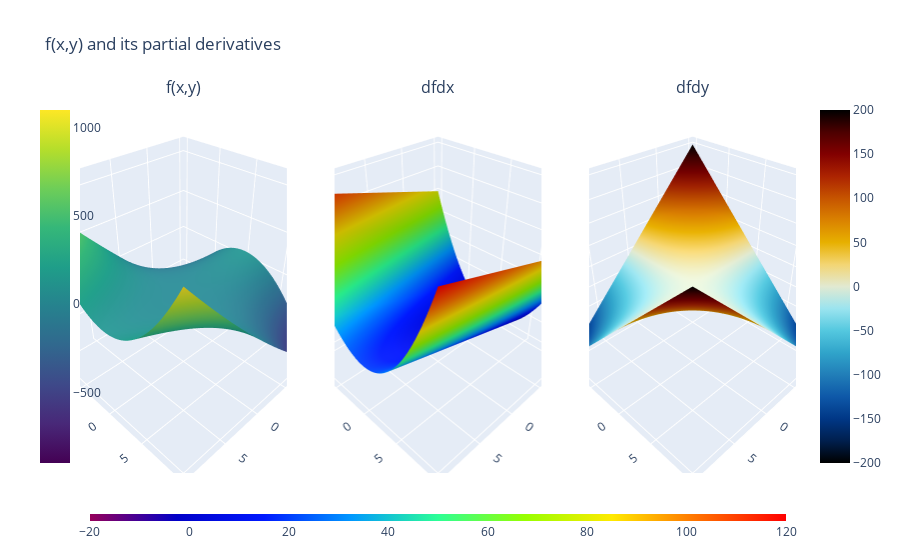

Notebook code for this chart:
### Code cell
x,y = sym.symbols("x,y")
 
f = x**2 + x*y**2
 
 
X, Y = np.meshgrid(np.linspace(-10, 10, 100), np.linspace(-10, 10, 100))
 
dfdx = sym.diff(f,x)
dfdy = sym.diff(f,y)
 
fxy = sym.lambdify([(x,y)],f)([X,Y])
dfdxx = sym.lambdify([(x,y)],dfdx)([X,Y])
dfdyy = sym.lambdify([(x,y)],dfdy)([X,Y])
 
 
fig = make_subplots(rows=1, cols=3,
                    specs=[[{'is_3d': True}, {'is_3d': True}, {'is_3d': True}]],
                    subplot_titles=['f(x,y)', 'dfdx',"dfdy"],
                    )
 
fig.add_trace(go.Surface(x=X, y=Y, z=fxy, colorbar_x=-0.07, colorscale="viridis"), 1, 1)
fig.add_trace(go.Surface(x=X, y=Y, z=dfdxx, showscale=True, colorbar_x=0.5, colorbar_y=-0.2, colorbar={"orientation":"h","thickness":7},
                        colorscale="rainbow"), 1, 2)
fig.add_trace(go.Surface(x=X, y=Y, z=dfdyy,colorscale="icefire"), 1, 3)
fig.update_layout(title_text="f(x,y) and its partial derivatives")
fig.show()

### Figure 1 — Plotly figure (JSON) as saved in the notebook; plotly's stock layout.template omitted (floating-point values rounded to 4 significant figures; data arrays with more than 128 entries replaced by an {"elided": "..."} marker saying what was removed)
{"data": [{"colorbar": {"x": -0.07}, "colorscale": [[0, "#440154"], [0.1111, "#482878"], [0.2222, "#3e4989"], [0.3333, "#31688e"], [0.4444, "#26828e"], [0.5556, "#1f9e89"], [0.6667, "#35b779"], [0.7778, "#6ece58"], [0.8889, "#b5de2b"], [1, "#fde725"]], "scene": "scene", "type": "surface", "x": {"elided": "100x100 float values"}, "y": {"elided": "100x100 float values"}, "z": {"elided": "100x100 float values"}}, {"colorbar": {"orientation": "h", "thickness": 7, "x": 0.5, "y": -0.2}, "colorscale": [[0, "rgb(150,0,90)"], [0.125, "rgb(0,0,200)"], [0.25, "rgb(0,25,255)"], [0.375, "rgb(0,152,255)"], [0.5, "rgb(44,255,150)"], [0.625, "rgb(151,255,0)"], [0.75, "rgb(255,234,0)"], [0.875, "rgb(255,111,0)"], [1, "rgb(255,0,0)"]], "scene": "scene2", "showscale": true, "type": "surface", "x": {"elided": "100x100 float values"}, "y": {"elided": "100x100 float values"}, "z": {"elided": "100x100 float values"}}, {"colorscale": [[0, "#000000"], [0.0625, "#001f4d"], [0.125, "#003786"], [0.1875, "#0e58a8"], [0.25, "#217eb8"], [0.3125, "#30a4ca"], [0.375, "#54c8df"], [0.4375, "#9be4ef"], [0.5, "#e1e9d1"], [0.5625, "#f3d573"], [0.625, "#e7b000"], [0.6875, "#da8200"], [0.75, "#c65400"], [0.8125, "#ac2301"], [0.875, "#820000"], [0.9375, "#4c0000"], [1, "#000000"]], "scene": "scene3", "type": "surface", "x": {"elided": "100x100 float values"}, "y": {"elided": "100x100 float values"}, "z": {"elided": "100x100 float values"}}], "layout": {"annotations": [{"font": {"size": 16}, "showarrow": false, "text": "f(x,y)", "x": 0.1444, "xanchor": "center", "xref": "paper", "y": 1, "yanchor": "bottom", "yref": "paper"}, {"font": {"size": 16}, "showarrow": false, "text": "dfdx", "x": 0.5, "xanchor": "center", "xref": "paper", "y": 1, "yanchor": "bottom", "yref": "paper"}, {"font": {"size": 16}, "showarrow": false, "text": "dfdy", "x": 0.8556, "xanchor": "center", "xref": "paper", "y": 1, "yanchor": "bottom", "yref": "paper"}], "scene": {"domain": {"x": [0, 0.2889], "y": [0, 1]}}, "scene2": {"domain": {"x": [0.3556, 0.6444], "y": [0, 1]}}, "scene3": {"domain": {"x": [0.7111, 1], "y": [0, 1]}}, "title": {"text": "f(x,y) and its partial derivatives"}}}
